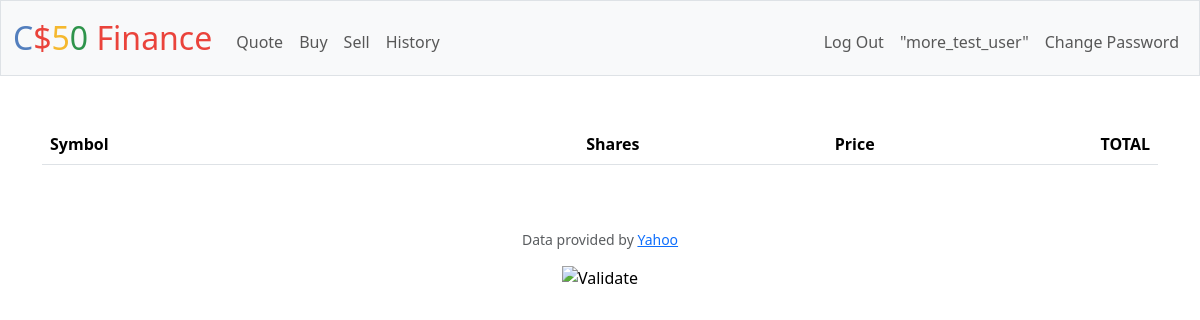
The app's page / (signed in), older data.
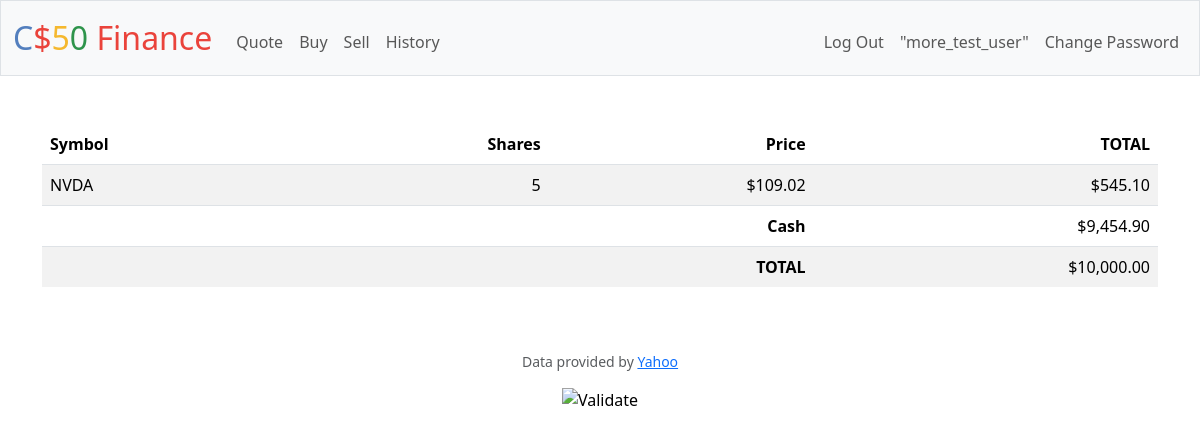
The same page, newer data.
### tables this page shows
CREATE TABLE users (id INTEGER PRIMARY KEY AUTOINCREMENT NOT NULL, username TEXT NOT NULL, hash TEXT NOT NULL, cash NUMERIC NOT NULL DEFAULT 10000.00);

CREATE TABLE history (id INTEGER PRIMARY KEY AUTOINCREMENT NOT NULL, user_id INTEGER NOT NULL, symbol TEXT NOT NULL,  shares INTEGER NOT NULL, share_price INTEGER NOT NULL, total INTEGER NOT NULL, timestamp TEXT NOT NULL DEFAULT(CURRENT_TIMESTAMP), CONSTRAINT history_fk FOREIGN KEY (user_id) REFERENCES users(id));

### app.py (the view)
@app.route("/")
@login_required
def index():
    portfolio = db.execute("""SELECT DISTINCT port.symbol, port.shares, hist.share_price, round((port.shares * hist.share_price),2) as total, users.cash
                           FROM portfolio as port
                           JOIN users ON users.id = port.user_id
                           JOIN history hist ON hist.user_id = port.user_id AND hist.symbol = port.symbol
                           WHERE users.id = ?""", session["user_id"])
    if not portfolio:
        return render_template("portfolio.html")
    cash = portfolio[0]["cash"]
    for row in portfolio:
        cash -= row["total"]
    total = portfolio[0]["cash"]
    return render_template("portfolio.html", portfolio=portfolio, cash=cash, total=total)

### app.py (called while the page is built)
@app.after_request
def after_request(response):
    response.headers["Cache-Control"] = "no-cache, no-store, must-revalidate"
    response.headers["Expires"] = 0
    response.headers["Pragma"] = "no-cache"
    return response

### helpers.py (called while the page is built)
def login_required(f):
    @wraps(f)
    def decorated_function(*args, **kwargs):
        if session.get("user_id") is None:
            return redirect("/login")
        return f(*args, **kwargs)
    return decorated_function

def usd(value):
    return f"${value:,.2f}"

### templates/portfolio.html (shortened to what this page needs)
{% extends "layout.html" %}
{% block main %}
    <table class="table table-striped">
        <thead>
            <tr>
                <th class="text-start">
                    Symbol
                </th>
                <th class="text-end">
                    Shares
                </th>
                <th class="text-end">
                    Price
                </th>
                <th class="text-end">
                    TOTAL
                </th>
            </tr>
        </thead>
        <tbody>
            {% if portfolio %}
                {% for row in portfolio %}
                    <tr>
                        <td class="text-start">
                            {{row["symbol"]}}
                        </td>
                        <td class="text-end">
                            {{row["shares"]}}
                        </td>
                        <td class="text-end">
                            {{row["share_price"] | usd}}
                        </td>
                        <td class="text-end">
                            {{row["total"] | usd}}
                        </td>
                    </tr>
                {% endfor %}
                <tfooter>
                    <tr>
                        <td class="text-end fw-bold" colspan="3">
                            Cash
                        </td>
                        <td class="text-end">
                            {{cash | usd}}
                        </td>
                    </tr>
                    <tr>
                        <td class="border-0 text-end fw-bold" colspan="3">
                            TOTAL
                        </td>
                        <td class="border-0 text-end">
                            {{total | usd}}
                        </td>
                    </tr>
                </tfooter>
            {% endif %}
    </tbody>
    </table>
{% endblock %}

### templates/layout.html (shortened to what this page needs)
<!DOCTYPE html>
<html lang="en">
    <head>
        <link href="https://cdn.jsdelivr.net/npm/bootstrap@5.3.3/dist/css/bootstrap.min.css" rel="stylesheet">
        <link href="/static/styles.css" rel="stylesheet">
    </head>
    <body>
        <nav class="bg-light border navbar navbar-expand-md navbar-light">
            <div class="container-fluid">
                <a class="navbar-brand" href="/"><span class="blue">C</span><span class="red">$</span><span class="yellow">5</span><span class="green">0</span> <span class="red">Finance</span></a>
                <div class="collapse navbar-collapse" id="navbar">
                    {% if session["user_id"] %}
                        <ul class="navbar-nav me-auto mt-2">
                            <li class="nav-item"><a class="nav-link" href="/quote">Quote</a></li>
                            <li class="nav-item"><a class="nav-link" href="/buy">Buy</a></li>
                            <li class="nav-item"><a class="nav-link" href="/sell">Sell</a></li>
                            <li class="nav-item"><a class="nav-link" href="/history">History</a></li>
                        </ul>
                        <ul class="navbar-nav ms-auto mt-2">
                            <li class="nav-item"><a class="nav-link" href="/logout">Log Out</a></li>
                            <li class="nav_item nav-link">"{{ session["user"] }}"</li>
                            <li class="nav_item"><a class="nav-link" href="/changePassword">Change Password</a></li>
                        </ul>
                    {% else %}
                        <ul class="navbar-nav ms-auto mt-2">
                            <li class="nav-item"><a class="nav-link" href="/register">Register</a></li>
                            <li class="nav-item"><a class="nav-link" href="/login">Log In</a></li>
                        </ul>
                    {% endif %}
                </div>
            </div>
        </nav>
        <main class="container py-5 text-center">
            {% block main %}{% endblock %}
        </main>
        <footer class="mb-5">
            <p class="mb-3 small text-center text-muted">
                Data provided by <a href="https://finance.yahoo.com/">Yahoo</a>
            </p>
            <form action="https://validator.w3.org/check" class="text-center" enctype="multipart/form-data" method="post" target="_blank">
                <input alt="Validate" src="/static/I_heart_validator.png" type="image">
            </form>
        </footer>
    </body>
</html>

Row changes from the older to the newer data that the page shows:
now on this page (row unchanged): users: user "more_test_user"
added history: symbol "NVDA", shares "5", share_price "$109.02", total "$545.10"
Text that changed along with them:
{{ cash | usd }}: (not shown) → "$9,454.90"
{{ total | usd }}: (not shown) → "$10,000.00"
{{ session["user"] }}: "more_test_user" → (not shown)
text now shown: "Cash TOTAL"
